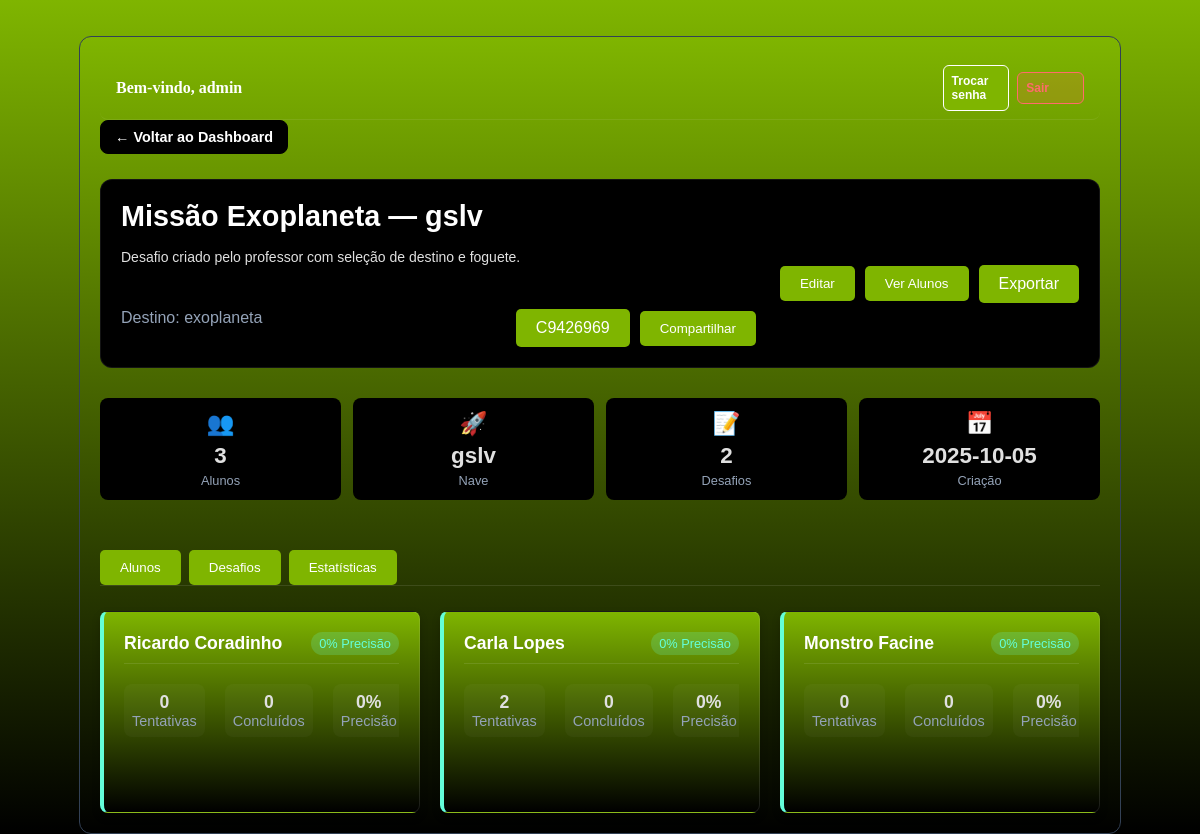
Screenshot of /professor/sala/C9426969 (signed in) with the database file from the repository.
### tables this page shows
CREATE TABLE admins (
                    id INTEGER PRIMARY KEY AUTOINCREMENT,
                    username TEXT UNIQUE NOT NULL,
                    password_hash TEXT NOT NULL,
                    must_change INTEGER DEFAULT 1,
                    created_at TEXT
                );

CREATE TABLE salas_virtuais (
                    id INTEGER PRIMARY KEY AUTOINCREMENT,
                    codigo_sala TEXT UNIQUE NOT NULL,
                    professor_id INTEGER NOT NULL,
                    nome_sala TEXT NOT NULL,
                    destino TEXT NOT NULL,
                    nave_id TEXT NOT NULL,
                    desafios_json TEXT NOT NULL,
                    ativa BOOLEAN DEFAULT 1,
                    data_criacao DATETIME DEFAULT CURRENT_TIMESTAMP,
                    data_expiracao DATETIME, desafio_selecionado_index INTEGER,
                    FOREIGN KEY (professor_id) REFERENCES professores (id)
                );

CREATE TABLE alunos (
                    id INTEGER PRIMARY KEY AUTOINCREMENT,
                    sala_id INTEGER NOT NULL,
                    nome TEXT NOT NULL,
                    email TEXT,
                    progresso_json TEXT,
                    data_ingresso DATETIME DEFAULT CURRENT_TIMESTAMP, excluir_ranking INTEGER DEFAULT 0,
                    FOREIGN KEY (sala_id) REFERENCES salas_virtuais (id)
                );

### routes/professor.py (the view)
@professor_bp.route('/sala/<codigo_sala>', endpoint='professor_sala_detalhes')
def sala_detalhes(codigo_sala):
    print(f'Função sala_detalhes chamada para código: {codigo_sala}')  # Print de depuração
    must_change_admin = 0
    professor_nome = session.get('professor_nome') or 'Administrador'
    sala_db = db_manager.buscar_sala_por_codigo_any(codigo_sala)
    if sala_db:
        try:
            alunos = db_manager.buscar_alunos_por_sala(sala_db['id'])
        except Exception:
            alunos = []
        try:
            ranking = db_manager.obter_ranking_sala(sala_db['id'], limit=500)
        except Exception:
            ranking = []
        stats_map = {r.get('id') or r.get('aluno_id'): r for r in ranking}
        for aluno in alunos:
            st = stats_map.get(aluno.get('id'))
            if st:
                aluno['tentativas'] = st.get('tentativas') or 0
                aluno['concluidos'] = st.get('concluidos') or 0
                aluno['total'] = st.get('total') or 0
                tent = aluno['tentativas'] or 0
                concl = aluno['concluidos'] or 0
                aluno['precisao_pct'] = int(round((concl / tent) * 100)) if tent else 0
            else:
                aluno['tentativas'] = 0
                aluno['concluidos'] = 0
                aluno['total'] = 0
                aluno['precisao_pct'] = 0
        for aluno in alunos:
            base = url_for('aluno.aluno_login', codigo_sala=codigo_sala, _external=True)
            try:
                from urllib.parse import urlencode
                aluno['acesso_url'] = f"{base}?" + urlencode({'nome': aluno.get('nome', '')})
            except Exception:
                aluno['acesso_url'] = base
        try:
            desafios = json.loads(sala_db.get('desafios_json') or '[]')
        except Exception:
            desafios = []
        try:
            desempenho_desafios = db_manager.obter_estatisticas_por_desafio(sala_db['id'])
        except Exception:
            desempenho_desafios = []
        try:
            tentativas_total = sum((a.get('tentativas') or 0) for a in alunos)
            concluidos_total = sum((a.get('concluidos') or 0) for a in alunos)
            total_pontos = sum((a.get('total') or 0) for a in alunos)
            alunos_total = len(alunos)
            precisao_geral_pct = int(round((concluidos_total / tentativas_total) * 100)) if tentativas_total else 0
            media_pontos_aluno = (total_pontos / alunos_total) if alunos_total else 0.0
            media_pontos_por_tentativa = (total_pontos / tentativas_total) if tentativas_total else 0.0
            turma_stats = {
                'alunos_total': alunos_total,
                'tentativas_total': tentativas_total,
                'concluidos_total': concluidos_total,
                'precisao_geral_pct': precisao_geral_pct,
                'media_pontos_aluno': media_pontos_aluno,
                'media_pontos_por_tentativa': media_pontos_por_tentativa
            }
        except Exception:
            turma_stats = {
                'alunos_total': len(alunos),
                'tentativas_total': 0,
                'concluidos_total': 0,
                'precisao_geral_pct': 0,
                'media_pontos_aluno': 0.0,
                'media_pontos_por_tentativa': 0.0
            }
        try:
            if session.get('user_role') == 'admin':
                with sqlite3.connect(db_manager.db_path) as conn:
                    cursor = conn.cursor()
                    cursor.execute('SELECT must_change FROM admins WHERE username = ?', ('admin',))
                    row = cursor.fetchone()
                    if row:
                        must_change_admin = row[0] or 0
        except Exception:
            logging.exception('Falha ao obter flag must_change do admin (detalhes)')
        sala_view = {
            'codigo_sala': sala_db.get('codigo_sala'),
            'nome_sala': sala_db.get('nome_sala'),
            'destino': sala_db.get('destino'),
            'nave_id': sala_db.get('nave_id'),
            'data_criacao': sala_db.get('data_criacao'),
            'ativa': sala_db.get('ativa'),
            'alunos': alunos,
            'desafios': desafios,
            'desafio_selecionado_index': sala_db.get('desafio_selecionado_index')
        }
        return render_template(
            'professor_sala_detalhes.html',
            sala=sala_view,
            alunos=alunos,
            turma_stats=turma_stats,
            desempenho_desafios=desempenho_desafios,
            must_change_admin=must_change_admin,
            professor_nome=professor_nome,
        )
    return "Sala não encontrada", 404

### templates/professor_sala_detalhes.html (shortened to what this page needs)
<!DOCTYPE html>
<html lang="pt-br">
<head>
    <link rel="stylesheet" href="{{ url_for('static', filename='css/style.css') }}">
    <link rel="stylesheet" href="{{ url_for('static', filename='css/detalhes.css') }}">
</head>
<body class="conteudo-centralizado">
    <div class="main-container">
        <div class="topbar">
            <div class="user">Bem-vindo, {{ professor_nome or 'Professor' }}</div>
            <div class="topbar-actions">
                <a href="{{ url_for('professor.professor_reset_password', next=request.path) }}" class="action-btn">Trocar senha</a>
                <a href="{{ url_for('professor.professor_logout') }}" class="action-btn danger">Sair</a>
            </div>
        </div>
        <a href="{{ url_for('professor.professor_dashboard') }}" class="back-btn">
            &larr; Voltar ao Dashboard
        </a>
        <header class="room-header">
            <div class="room-left">
                <h1 class="room-title">
                    {% set idx = sala.desafio_selecionado_index %}
                    {% if sala.desafios and idx is not none and idx >= 0 and idx < sala.desafios|length %}
                        {{ sala.desafios[idx]['titulo'] or 'Desafio CosmoCasa' }}
                    {% elif sala.desafios %}
                        {{ sala.desafios[0]['titulo'] or 'Desafio CosmoCasa' }}
                    {% else %}
                        Desafio CosmoCasa
                    {% endif %}
                </h1>
                {% if sala.desafios %}
                <p class="challenge-desc">
                    {% if sala.desafios and idx is not none and idx >= 0 and idx < sala.desafios|length %}
                        {{ sala.desafios[idx]['descricao'] or '' }}
                    {% elif sala.desafios %}
                        {{ sala.desafios[0]['descricao'] or '' }}
                    {% endif %}
                </p>
                {% endif %}
                <div class="room-subtitle">
                    <span class="room-destination">Destino: {{ sala.destino }}</span>
                    <div class="room-code-section">
                        <span class="botao" id="share-code">{{ sala.codigo_sala }}</span>
                        <button class="botao" type="botao" onclick="copiarCodigo()">Compartilhar</button>
                    </div>
                </div>
            </div>
            <div class="room-right">
                <button class="botao" type="button" onclick="showTab('desafios')">Editar</button>
                <button class="botao" type="button" onclick="showTab('alunos')">Ver Alunos</button>
                <a class="botao" href="{{ url_for('professor.professor_sala_exportar', codigo_sala=sala.codigo_sala) }}">Exportar</a>
            </div>
        </header>
        <div class="room-info-grid">
                <div class="info-card">
                    <div class="info-icon">&#x1F465;</div>
                    <span class="info-number">{{ sala.alunos|length }}</span>
                    <span class="info-label">Alunos</span>
                </div>
                <div class="info-card">
                    <div class="info-icon">&#x1F680;</div>
                    <span class="info-number">{{ sala.nave_id }}</span>
                    <span class="info-label">Nave</span>
                </div>
                <div class="info-card">
                    <div class="info-icon">&#x1F4DD;</div>
                    <span class="info-number">{{ sala.desafios|length }}</span>
                    <span class="info-label">Desafios</span>
                </div>
                <div class="info-card">
                    <div class="info-icon">&#x1F4C5;</div>
                    <span class="info-number">{{ sala.data_criacao[:10] }}</span>
                    <span class="info-label">Criação</span>
                </div>
            </div>
        <div class="tabs">
            <button id="tabbtn-alunos" class="botao active" onclick="showTab('alunos')">Alunos</button>
            <button id="tabbtn-desafios" class="botao" onclick="showTab('desafios')">Desafios</button>
            <button id="tabbtn-estatisticas" class="botao" onclick="showTab('estatisticas')">Estatísticas</button>
        </div>
        <div id="tab-alunos" class="tab-content active">
            {% if sala.alunos %}
                <div class="card-grid">
                    {% for aluno in sala.alunos %}
                        <div class="card student-card" tabindex="0">
                            <div class="card-header">
                                <h3 class="card-title" title="{{ aluno.nome }}">{{ aluno.nome }}</h3>
                                <span class="card-badge">{{ aluno.precisao_pct }}% Precisão</span>
                            </div>
                            <div class="card-content">
                                <div class="reveal-on-hover">
            <div class="student-stats">
                                        <div class="student-stat">
                                            <span class="stat-value">{{ aluno.tentativas }}</span>
                                            <span class="stat-label">Tentativas</span>
                                        </div>
                                        <div class="student-stat">
                                            <span class="stat-value">{{ aluno.concluidos }}</span>
                                            <span class="stat-label">Concluídos</span>
                                        </div>
                                        <div class="student-stat">
                                            <span class="stat-value">{{ aluno.precisao_pct }}%</span>
                                            <span class="stat-label">Precisão</span>
                                        </div>
                                    </div>
                                </div>
                            </div>
                        </div>
                    {% endfor %}
                </div>
            {% else %}
                <div class="empty-state">
                    <div class="empty-icon">&#x1F465;</div>
                    <h3>Nenhum aluno matriculado</h3>
                    <p>Compartilhe o código da sala para que seus alunos possam entrar.</p>
                </div>
            {% endif %}
        </div>
    </div>
</body>
</html>

### rows the page displays
admins: username "admin"
salas_virtuais: destino "exoplaneta", codigo_sala "C9426969", nave_id "gslv", data_criacao "2025-10-05"
alunos: nome "Ricardo Coradinho", precisao_pct "0", tentativas "0", concluidos "0"
alunos: nome "Carla Lopes", precisao_pct "0", tentativas "2", concluidos "0"
alunos: nome "Monstro Facine", precisao_pct "0", tentativas "0", concluidos "0"

### other values shown
{{ sala.desafios[idx]['titulo'] or 'Desafio CosmoCasa' }} "Missão Exoplaneta — gslv"
{{ sala.desafios[idx]['descricao'] or '' }} "Desafio criado pelo professor com seleção de destino e foguete."
{{ sala.alunos|length }} "3"
{{ sala.desafios|length }} "2"
